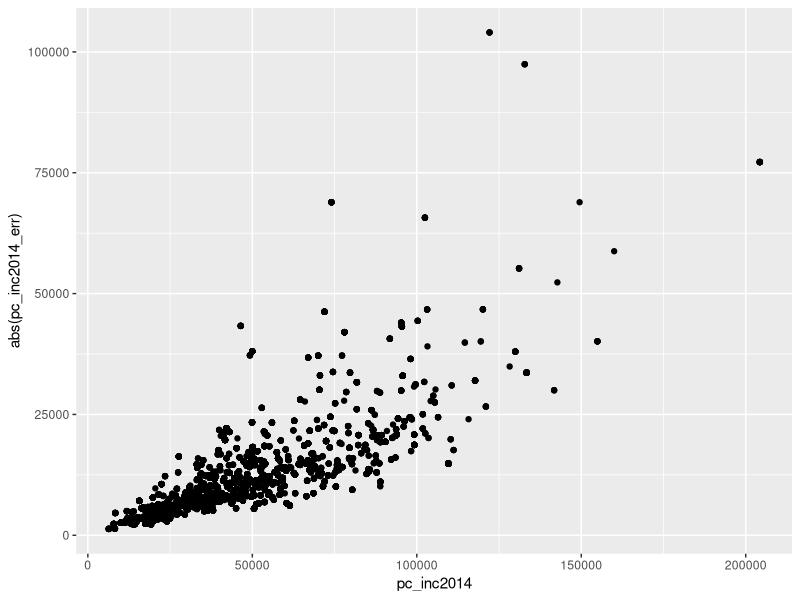
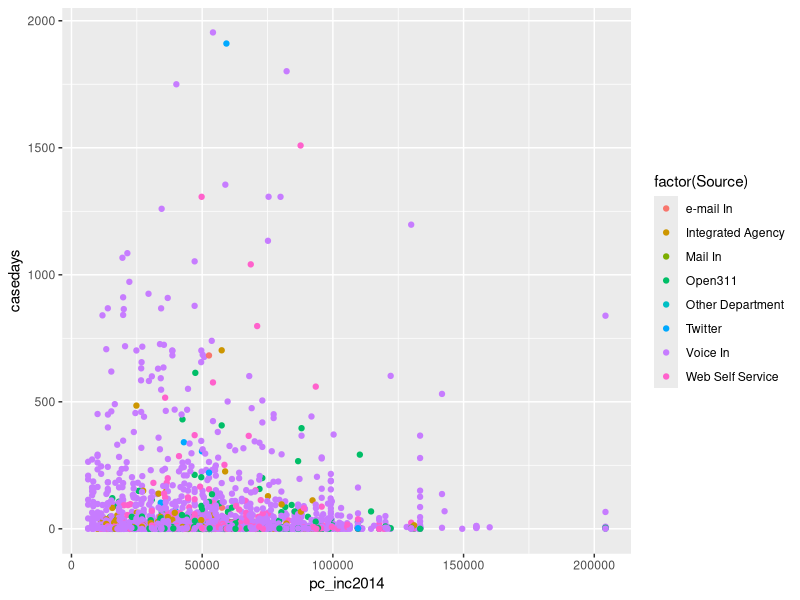
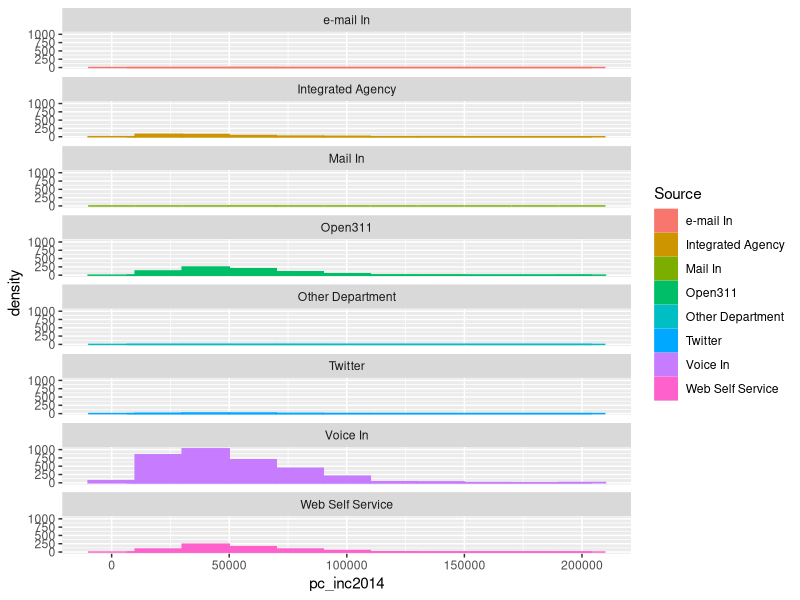
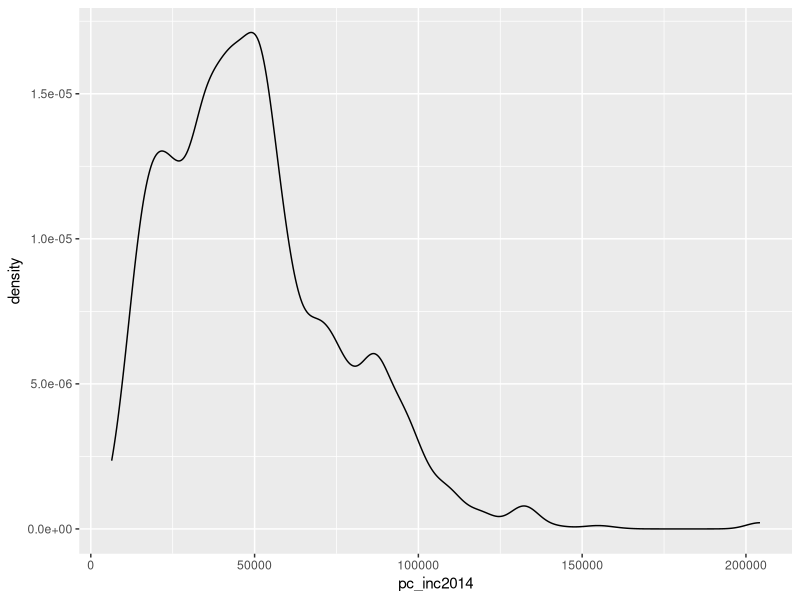

Generate these figures, in order, with R:
## ---- chunk 1
library(plyr)
library(dplyr)
library(ggplot2)
##change fig height
##normalize by pop (income dist)
##Redo to pull from github

#setwd('../Desktop')
  sample  <- read.csv("cases_sample.csv")
  
  acs <- read.csv("ACS_14_5YR_B19301_with_ann.csv",header=TRUE,skip = 1)
  
  dfn <- read.csv("ACS_14_5YR_B19301_metadata.csv")

#Cleaning
    names(acs) <- c("Id", "Census.Block","Geography", "pc_inc2014","pc_inc2014_err")
        
  #Calculate case length
  ##CHECK LATER: Make sure you're converting AM/PM correctly
    sample$Opened <- strptime(sample$Opened, format="%m/%d/%Y %H:%M:%S %p")
    sample$Closed <- strptime(sample$Closed, format="%m/%d/%Y %H:%M:%S %p")
    sample$caselength <- ifelse(sample$Status == 'Closed',
                                difftime(as.POSIXct(sample$Closed), as.POSIXct(sample$Opened),units="hours"),
                                "NA") 
    sample$caselength <- as.numeric(sample$caselength)
    sample$casedays <- sample$caselength/24
  
  #Align merge IDs
    sample %>% transmute(as.integer(Census.Block))
  
  #Merge sample with ACS data
    income <- join(sample,acs,by = "Census.Block" , type = "left", match = "all")

  #Convert income from factor to numeric first
    income$pc_inc2014 <- as.numeric(paste(income$pc_inc2014))
    income$pc_inc2014_err <- as.numeric(paste(income$pc_inc2014_err))

## ---- chunk 2
#Standard errors are large
plot_1 <- ggplot(data=income, aes(x=pc_inc2014, y=abs(pc_inc2014_err))) + geom_point()
plot_1

#See how factor variables predict income

  lm1 <- lm(pc_inc2014~caselength, data = income)
  summary(lm1)
  lm2 <- lm(pc_inc2014~Source, data = income)
  summary(lm2)
  lm3 <- lm(pc_inc2014~Neighborhood, data = income)
  summary(lm3)
  lm4 <- lm(pc_inc2014~Request.Type, data = income)
  summary(lm4)
  
  lm5 <- lm(pc_inc2014~Neighborhood + Source + Request.Type, data = income)
  summary(lm5)
## ---- chunk 3
##Confirm significant differences in income between factor levels with anova tests

  aov1 = aov(income$pc_inc2014 ~ income$Neighborhood)
  summary(aov1)
  
  aov2 = aov(income$pc_inc2014 ~ income$Source)
  summary(aov2)
  
  aov3 = aov(income$pc_inc2014 ~ income$Responsible.Agency)
  summary(aov3)
  
  aov4 = aov(income$pc_inc2014 ~ income$Request.Type)
  summary(aov4)
## ---- chunk 4
#Visually confirm that income and caselength not correlated
  
  line_1 <- ggplot(data=income, aes(x=pc_inc2014, y=casedays, group=1))
  line_1 + geom_point(aes(color=factor(Source)))

#Visually show income distribution by source 
  box_1 <- ggplot(data=income,aes(x=pc_inc2014, fill = Source, color=Source)) 
  box_1 +  geom_histogram(aes(x=pc_inc2014, fill=Source),binwidth=20000) + facet_wrap( ~ Source, ncol=1)  + geom_density()

#Rich people don't use 311
  
  dens_1 <- ggplot(income, aes(x=pc_inc2014)) 
  dens_1 + geom_density()
  
#Visually show income distribution by request type
  req_fac <- model.matrix(~Request.Type, data = income)
  factors <- cbind(income[,"pc_inc2014"],req_fac[,3:255])

  plot <- function(fac) {
      ggplot(data=factors,aes(x=pc_inc2014, fill = fac, color=fac))  +  geom_histogram() 
                         }
  collist <- as.list(names(factors))
  
#  lapply(collist, plot(fac))



##could categorize income do chi square test
##tukey multiple comparison



## ---- chunk 5

